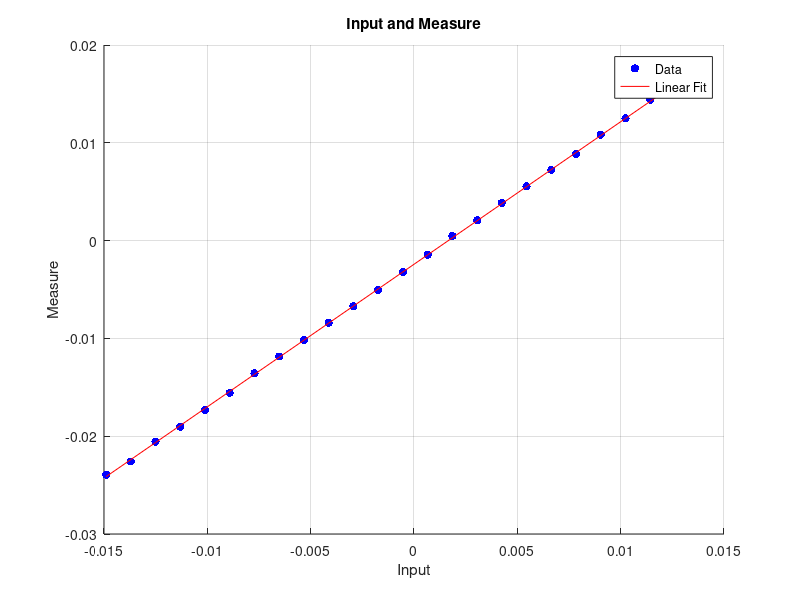

Write MATLAB code to recreate this figure.
% Load data from text files
close all;
inputData = load('sweep_input.txt');
measureData = load('sweep_measure.txt');

% Plot scatter plot
scatter(inputData, measureData, 'b', 'filled');  % Blue dots for input and measure

% Add labels and title
xlabel('Input');
ylabel('Measure');
title('Input and Measure');

% Set grid on
grid on;

% Find linear fit line
coefficients = polyfit(inputData, measureData, 1);
slope = coefficients(1);
intercept = coefficients(2);
fitLine = slope * inputData + intercept;

% Plot linear fit line
hold on;
plot(inputData, fitLine, 'r');  % Red line for the linear fit

% Display the slope
slopeText = sprintf('Slope: %.2f', slope);
text(max(inputData), max(measureData), slopeText, 'HorizontalAlignment', 'right', 'VerticalAlignment', 'top');

% Add legend
legend('Data', 'Linear Fit');

% Hold off the plot
hold off;
